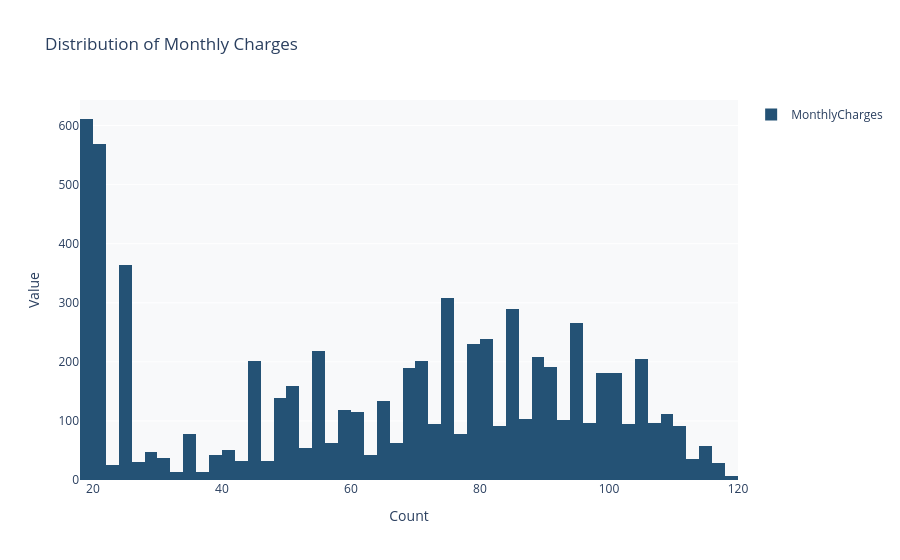

The notebook cell saved with this chart:
### Markdown cell above
##### Ամսական վճարների բաշխվածություն

### Code cell
fig = px.histogram(
    df['MonthlyCharges'],
    title = 'Distribution of Monthly Charges' ,
    color_discrete_sequence=["#245275"],
)

fig.update_layout(
    xaxis_title = 'Count',
    yaxis_title = 'Value',
    
    legend_title = '',
    
    plot_bgcolor = '#F8F9FA',
    paper_bgcolor = '#FFFFFF'
)

fig.show()

### Figure 1 — Plotly figure (JSON) as saved in the notebook; plotly's stock layout.template omitted (floating-point values rounded to 4 significant figures; data arrays with more than 128 entries replaced by an {"elided": "..."} marker saying what was removed)
{"data": [{"bingroup": "x", "hovertemplate": "variable=MonthlyCharges<br>value=%{x}<br>count=%{y}<extra></extra>", "legendgroup": "MonthlyCharges", "marker": {"color": "#245275", "pattern": {"shape": ""}}, "name": "MonthlyCharges", "orientation": "v", "showlegend": true, "type": "histogram", "x": {"elided": "7032 float values"}, "xaxis": "x", "yaxis": "y"}], "layout": {"barmode": "relative", "legend": {"title": {"text": ""}, "tracegroupgap": 0}, "paper_bgcolor": "#FFFFFF", "plot_bgcolor": "#F8F9FA", "title": {"text": "Distribution of Monthly Charges"}, "xaxis": {"anchor": "y", "domain": [0, 1], "title": {"text": "Count"}}, "yaxis": {"anchor": "x", "domain": [0, 1], "title": {"text": "Value"}}}}
